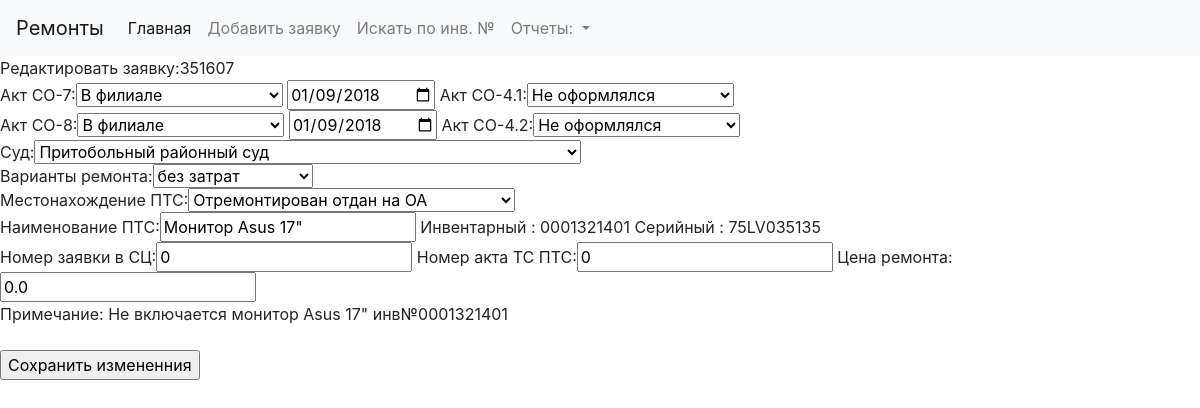
The app's page /edit/4 with its own data.
### akts/models.py (models this page shows, shortened)
class Tickets(db.Model):
    id = db.Column(db.Integer, primary_key=True)
    localticket = db.Column(db.Integer)
    hotlineticket = db.Column(db.Integer)
    aktco7mode = db.Column(db.Integer)
    aktco7changedate = db.Column(db.Date)
    aktco7date = db.Column(db.Date)
    aktco8mode = db.Column(db.Integer)
    aktco8changedate = db.Column(db.Date)
    aktco8date = db.Column(db.Date)
    aktco41mode = db.Column(db.Integer)
    aktco42mode = db.Column(db.Integer)
    lowcourtcode = db.Column(db.String(8))
    serviceprovider = db.Column(db.Integer)
    serviceproviderdate = db.Column(db.Date)
    location = db.Column(db.Integer)
    locationdate = db.Column(db.Date)
    name = db.Column(db.String(50))
    inventnumder = db.Column(db.String(12))
    serialnumber = db.Column(db.String(12))
    serviceticket = db.Column(db.Integer)
    serviceakt = db.Column(db.Integer)
    serviceprice =  db.Column(db.Float)
    remark = db.Column(db.String(50))
    warranty = db.Column(db.Boolean)
    dead = db.Column(db.Boolean)

### akts/views.py (the view, shortened to what this page needs)
@app.route('/edit/<local>', methods=['GET', 'POST'])
def edit(local):
    listlocation = [{'val': location.id, 'name' : location.name} for location in models.Location.query.all()]
    listmode = [{'val': actmode.id, 'name' : actmode.name} for actmode in models.ActMode.query.all()]
    listprovider = [{'val': provider.id, 'name' : provider.name} for provider in models.ServiceProvider.query.all()]
    listlow = [{'val': low.code, 'name' : low.name} for low in models.LowCourt.query.all()]
    ticket = models.Tickets.query.filter_by(localticket = local).first()
    return render_template("edit.html",ticket = ticket,listmode = listmode,listlow = listlow,listprovider = listprovider,listlocation = listlocation)

### akts/templates/edit.html
{% extends "base.html" %}
{% block content %}
    <form method="post">
        Редактировать заявку:{{ticket.hotlineticket }}<br>
        Акт СО-7:<select name="aktco7mode">
            {% for mode in listmode %}
                {% if mode.val == ticket.aktco7mode  %}
                    <option value="{{ mode.val }}" selected>{{ mode.name }}</option>
                {% else %}
                    <option value="{{ mode.val }}">{{ mode.name }}</option>
                {% endif %}
            {% endfor %}
        </select>
        <input type="date" name="aktco7date" value="{{ticket.aktco7date }}">
        Акт СО-4.1:<select name="aktco41mode">
            {% for mode in listmode %}
                {% if mode.val == ticket.aktco41mode  %}
                    <option value="{{ mode.val }}" selected>{{ mode.name }}</option>
                {% else %}
                    <option value="{{ mode.val }}">{{ mode.name }}</option>
                {% endif %}
            {% endfor %}
        </select>
        <br>
        Акт СО-8:<select name="aktco8mode">
            {% for mode in listmode %}
                 {% if mode.val == ticket.aktco8mode  %}
                    <option value="{{ mode.val }}" selected>{{ mode.name }}</option>
                {% else %}
                    <option value="{{ mode.val }}">{{ mode.name }}</option>
                {% endif %}
            {% endfor %}
        </select>
        <input type="date" name="aktco8date" value="{{ticket.aktco8date }}">
        Акт СО-4.2:<select name="aktco42mode">
            {% for mode in listmode %}
                {% if mode.val == ticket.aktco42mode  %}
                    <option value="{{ mode.val }}" selected>{{ mode.name }}</option>
                {% else %}
                    <option value="{{ mode.val }}">{{ mode.name }}</option>
                {% endif %}
            {% endfor %}
        </select>
         <br>
         Суд:<select name="lowcourtcode">
            {% for low in listlow %}
                {% if low.val == ticket.lowcourtcode %}
                    <option value="{{ low.val }}" selected>{{ low.name }}</option>
                {% else %}
                    <option value="{{ low.val }}">{{ low.name }}</option>
                {% endif %}
            {% endfor %}
        </select>
        <br>
         Варианты ремонта:<select name="serviceprovider">
            {% for prov in listprovider %}
                {% if prov.val == ticket.serviceprovider  %}
                    <option value="{{ prov.val }}" selected>{{ prov.name }}</option>
                {% else %}
                    <option value="{{ prov.val }}">{{ prov.name }}</option>
                {% endif %}
            {% endfor %}
        </select>
        <br>
         Местонахождение ПТС:<select name="location">
            {% for loc in listlocation %}
                {% if loc.val == ticket.location %}
                    <option value="{{ loc.val }}" selected>{{ loc.name }}</option>
                {% else %}
                    <option value="{{ loc.val }}">{{ loc.name }}</option>
                {% endif %}
            {% endfor %}
        </select>
        <br>
        Наименование ПТС:<input type="text" name="name" value="{{ticket.name }}">
        Инвентарный : {{ticket.inventnumder }}
        Серийный : {{ticket.serialnumber }}
        <br>
        Номер заявки в СЦ:<input type="number" name="serviceticket" value="{{ticket.serviceticket }}">
        Номер акта ТС ПТС:<input type="number" name="serviceakt" value="{{ticket.serviceakt }}">
        Цена ремонта:<input type="text" name="serviceprice" value="{{ticket.serviceprice }}">
        <br>
        Примечание: {{ticket.remark }}<br><br>
         <p><input type="submit" name="addticket" value="Сохранить измененния">
    </form>
{% endblock %}

### records on screen
Tickets: hotlineticket "351607", aktco7date "01/09/2018", aktco8date "01/09/2018", name "Монитор Asus 17\"", inventnumder "0001321401", serialnumber "75LV035135", serviceticket "0", serviceakt "0", serviceprice "0.0", remark "Не включается монитор Asus 17\" инв№0001321401"

### other values on screen
form field aktco7mode "В филиале"
form field aktco41mode "Не оформлялся"
form field aktco8mode "В филиале"
form field aktco42mode "Не оформлялся"
form field lowcourtcode "Притобольный районный суд"
form field serviceprovider "без затрат"
form field location "Отремонтирован отдан на ОА"
